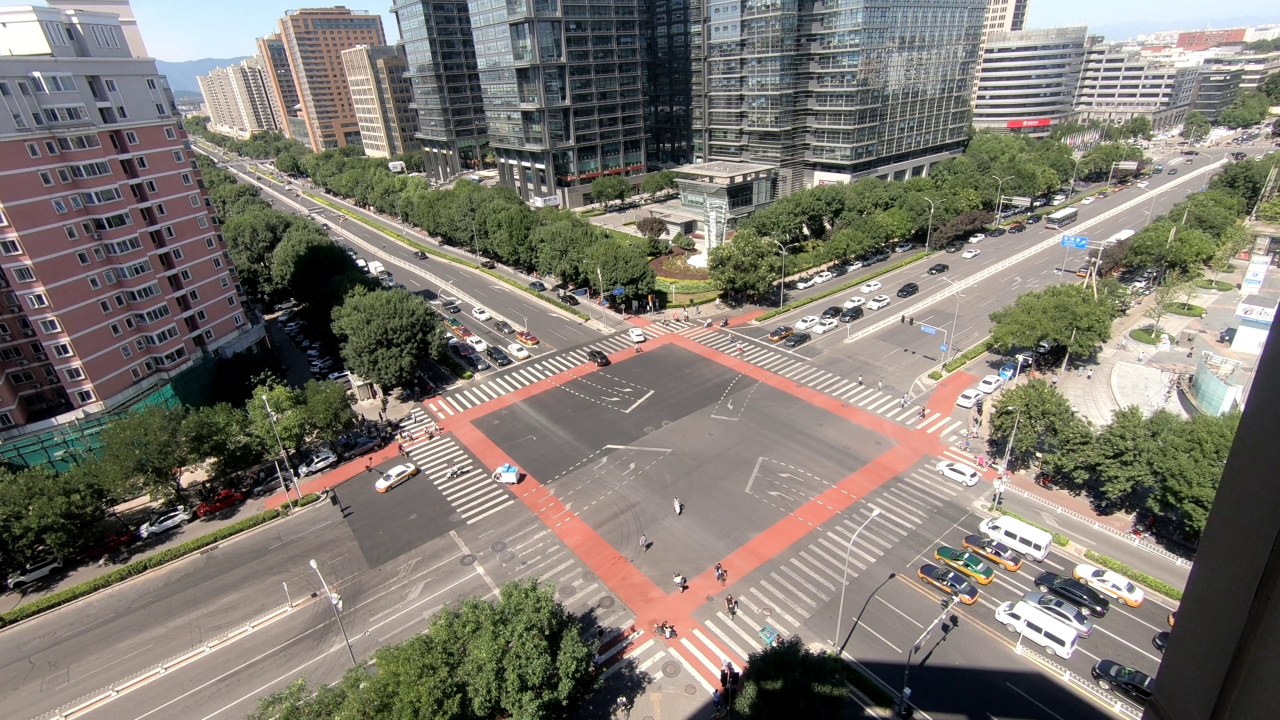
#> input picture pics/test.jpg, 3840 x 2160 px, found by its file name (shown at 1/3 size)
$ python getline.py
#> lines starting #> are read from the running program, lines starting #| are printed output that depends on the picture
import numpy as np
import cv2
import time
import os

ROOT_DIR = os.path.abspath('../find_cross_pattern/')
#sys.path.append(os.path.join(ROOT_DIR,'images/'))
IMG_DIR = os.path.join(ROOT_DIR,'pics\\')
IMG_PATH = os.path.join(IMG_DIR,'test.jpg')

img = cv2.imread(IMG_PATH,1)
#> img is the input picture: shape (2160, 3840, 3); mean B, G, R 112.4, 121, 126.5
gray = cv2.cvtColor(img, cv2.COLOR_BGR2GRAY)
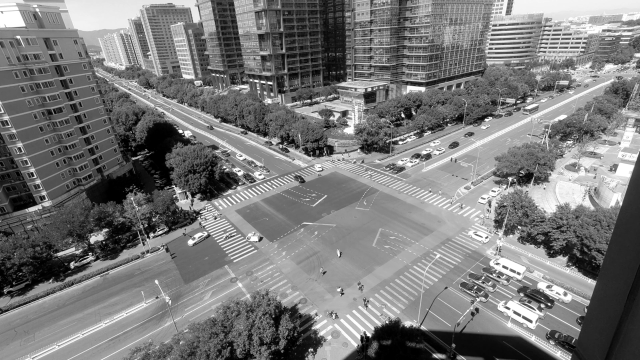
#> gray: shape (2160, 3840) (shown at 1/6 size); min 0, max 255, mean 121.7

blur_bar = 0
th1_bar = 19
th2_bar = 34
hough_bar = 2

blur_max = 30
th1_max = 50
th2_max = 50
hough_max = 10

def do_some_change(x):
#> called with x = 0
    print ('change')

    blur = cv2.getTrackbarPos('blur', 'res') * 2 + 1
    th1 = cv2.getTrackbarPos('th1', 'res') * 10
    th2 = cv2.getTrackbarPos('th2', 'res') * 10
    hough = cv2.getTrackbarPos('hough', 'res') * 50 + 300

    blur_img = cv2.GaussianBlur(gray, (blur, blur), 0)
    canny = cv2.Canny(blur_img, th1, th2)
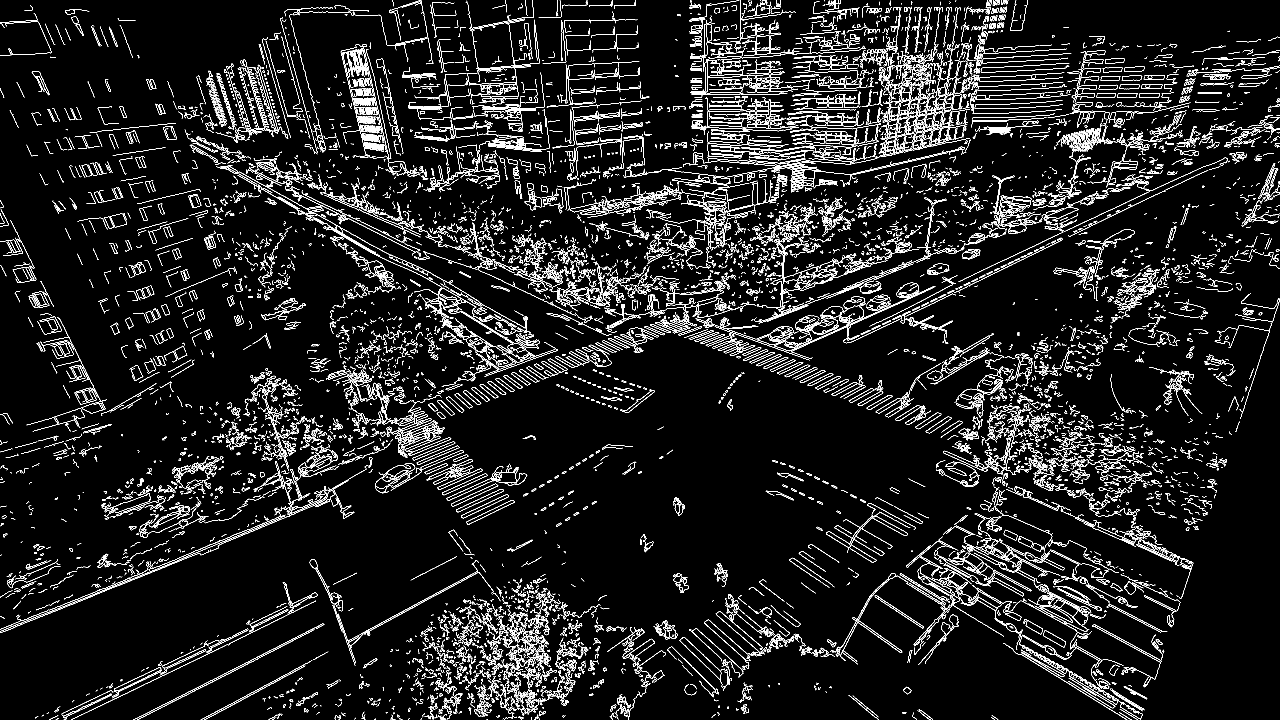
#> canny: shape (2160, 3840) (shown at 1/3 size); 5.4% white in thin lines or dots
    dst = cv2.bitwise_and(img, img, mask=canny)
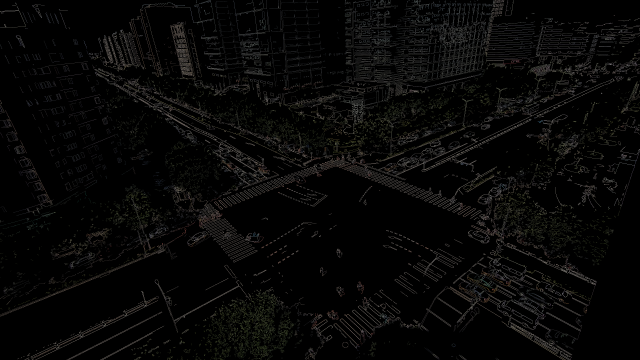
#> dst: shape (2160, 3840, 3) (shown at 1/6 size); mean B, G, R 6.7, 7.3, 7.5

    lines = cv2.HoughLines(canny, 1, np.pi / 180, hough)
#> lines = 376 rows, first 8: [2036, 1.12], [2044, 1.12], [1761, 1.19], [1758, 1.19], [2020, 1.12], [1754, 1.19], [1752, 1.19], [93, 2.09]
    print (lines.shape)
#| (376, 1, 2)
    for line in lines:
        rho, theta = tuple(line[0])
        a = np.cos(theta)
        b = np.sin(theta)
        x0 = a*rho
        y0 = b*rho
        x1 = int(x0 + 4000*(-b))
        y1 = int(y0 + 4000*(a))
        x2 = int(x0 - 4000*(-b))
        y2 = int(y0 - 4000*(a))
        cv2.line(dst, (x1,y1), (x2,y2), (255,0,0), 1)
        cv2.circle(dst, (x0, y0), 3, (0, 0, 255), -1)
#> this loop made 376 passes
#> (rho, theta, a, b, x0, y0, x1, y1) on passes 1 to 3: (2036, 1.12, 0.438, 0.899, 892.5, 1829.9, -2702, 3583), (2044, 1.12, 0.438, 0.899, 896, 1837.1, -2699, 3590), (1761, 1.19, 0.375, 0.927, 659.7, 1632.8, -3049, 3131)
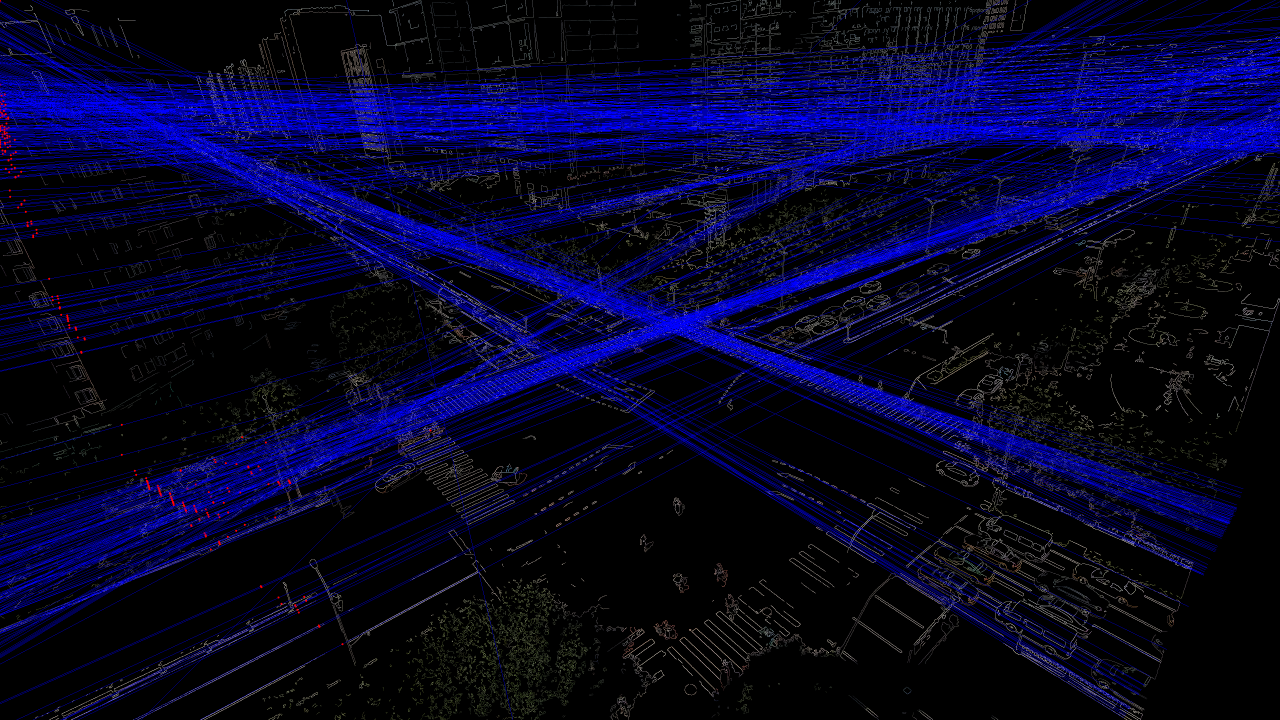
#> dst: shape (2160, 3840, 3) (shown at 1/3 size); mean B, G, R 39.6, 5.5, 5.8

    sacle = 1
    small = cv2.resize(dst, (dst.shape[1] / sacle, dst.shape[0] / sacle), interpolation=cv2.INTER_CUBIC)
    cv2.imshow('res', small)

cv2.namedWindow('res')
cv2.createTrackbar('blur', 'res', blur_bar, blur_max, do_some_change)
cv2.createTrackbar('th1', 'res', th1_bar, th1_max, do_some_change)
cv2.createTrackbar('th2', 'res', th2_bar, th2_max, do_some_change)
cv2.createTrackbar('hough', 'res', hough_bar, hough_max, do_some_change)

do_some_change(0)
while True:
    key = cv2.waitKey(10) & 0xFF
#> (key Esc is pressed here)
    if key == 27:
        break
    elif key == 113 or key == 97:
        tmp = cv2.getTrackbarPos('blur', 'res')
        tmp = tmp + 1 if key == 113 else tmp - 1
        tmp = max(min(tmp, blur_max), 0)
        cv2.setTrackbarPos('blur', 'res', tmp)
    elif key == 119 or key == 115:
        tmp = cv2.getTrackbarPos('th1', 'res')
        tmp = tmp + 1 if key == 119 else tmp - 1
        tmp = max(min(tmp, th1_max), 0)
        cv2.setTrackbarPos('th1', 'res', tmp)
    elif key == 101 or key == 100:
        tmp = cv2.getTrackbarPos('th2', 'res')
        tmp = tmp + 1 if key == 101 else tmp - 1
        tmp = max(min(tmp, th2_max), 0)
        cv2.setTrackbarPos('th2', 'res', tmp)
    elif key == 114 or key == 102:
        tmp = cv2.getTrackbarPos('hough', 'res')
        tmp = tmp + 1 if key == 114 else tmp - 1
        tmp = max(min(tmp, hough_max), 0)
        cv2.setTrackbarPos('hough', 'res', tmp)
    elif key != 255:
        print (key)
cv2.destroyAllWindows()

$ run again, with pics/0905GH030248.mp40.jpg copied over pics/test.jpg
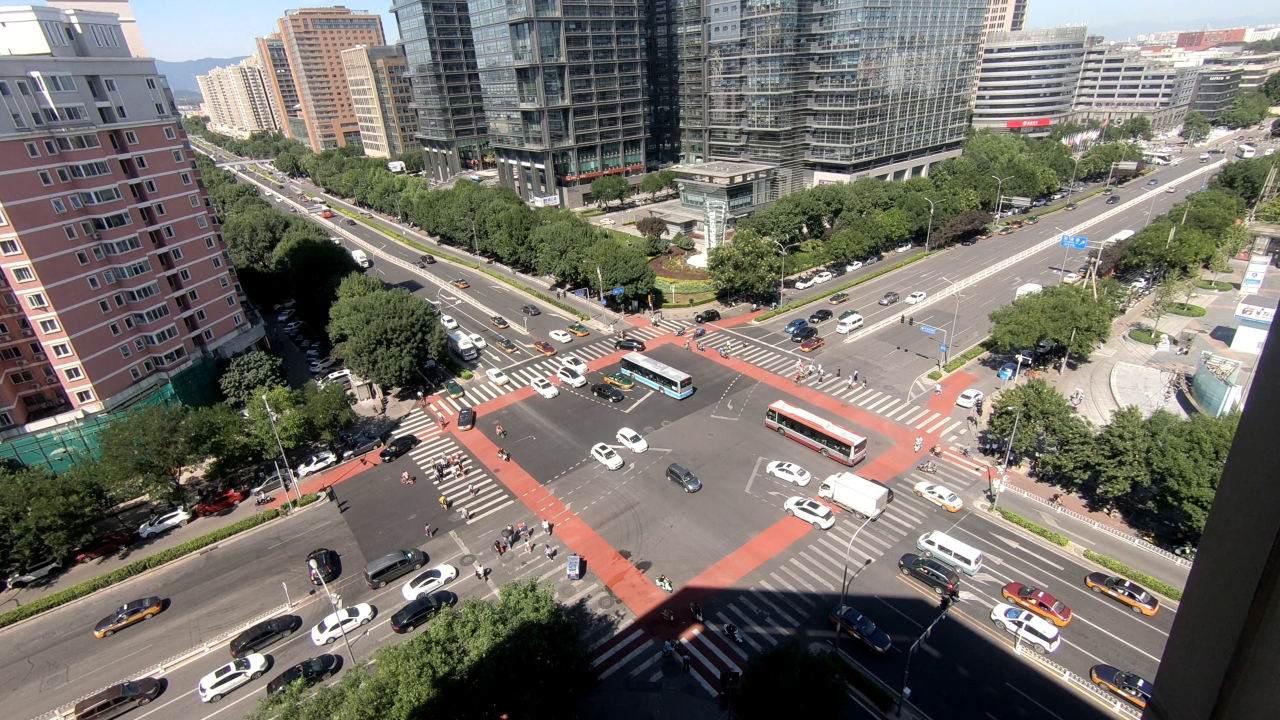
#> input picture pics/0905GH030248.mp40.jpg, 3840 x 2160 px, found by its file name (shown at 1/3 size)
#> img is the input picture: shape (2160, 3840, 3); mean B, G, R 106, 113.4, 118.3
#> in do_some_change, `canny = cv2.Canny(blur_img, th1, th2)`:
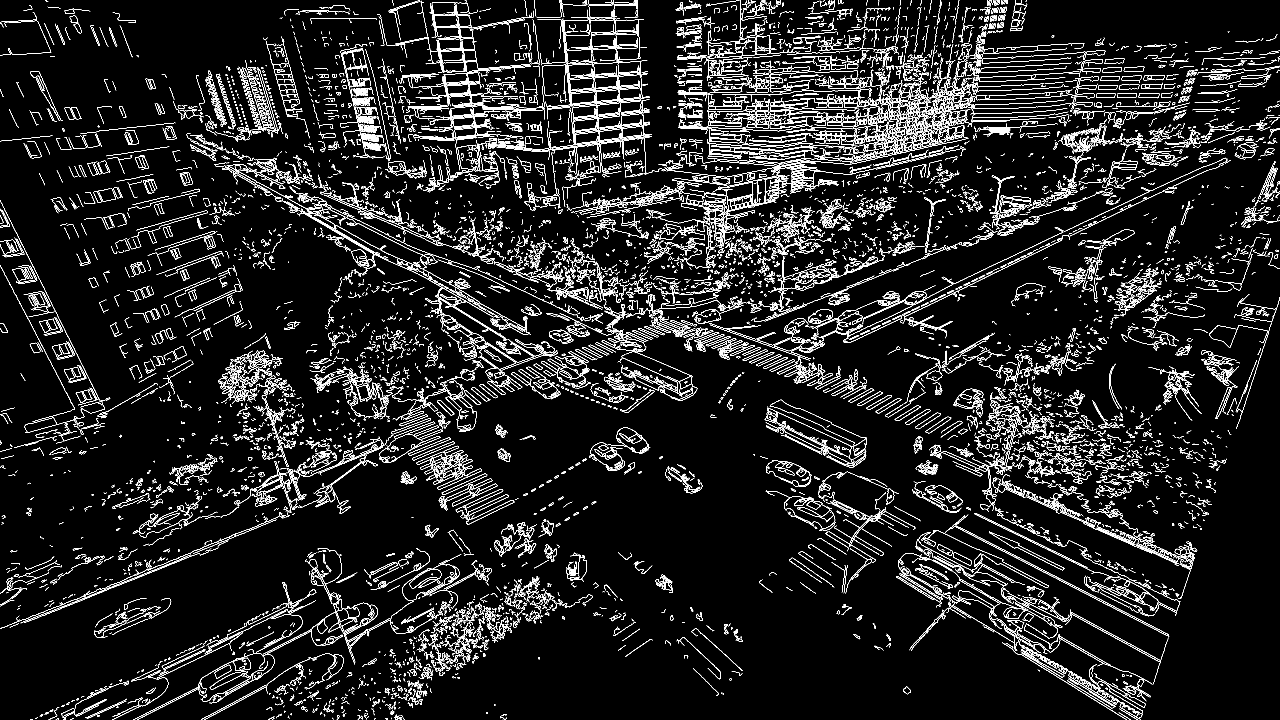
#> canny: shape (2160, 3840) (shown at 1/3 size); 5.8% white in thin lines or dots
#> lines = 832 rows, first 8: [2044, 1.12], [102, 2.08], [2036, 1.12], [84, 2.09], [1761, 1.19], [131, 2.02], [1755, 1.19], [87, 2.11]
#| (832, 1, 2)
#> the loop in do_some_change, `for line in lines:` made 832 passes
#> (rho, theta, a, b, x0, y0, x1, y1) on passes 1 to 3: (2044, 1.12, 0.438, 0.899, 896, 1837.1, -2699, 3590), (102, 2.08, -0.485, 0.875, -49.45, 89.21, -3547, -1850), (2036, 1.12, 0.438, 0.899, 892.5, 1829.9, -2702, 3583)
#> after the loop in do_some_change, `for line in lines:`:
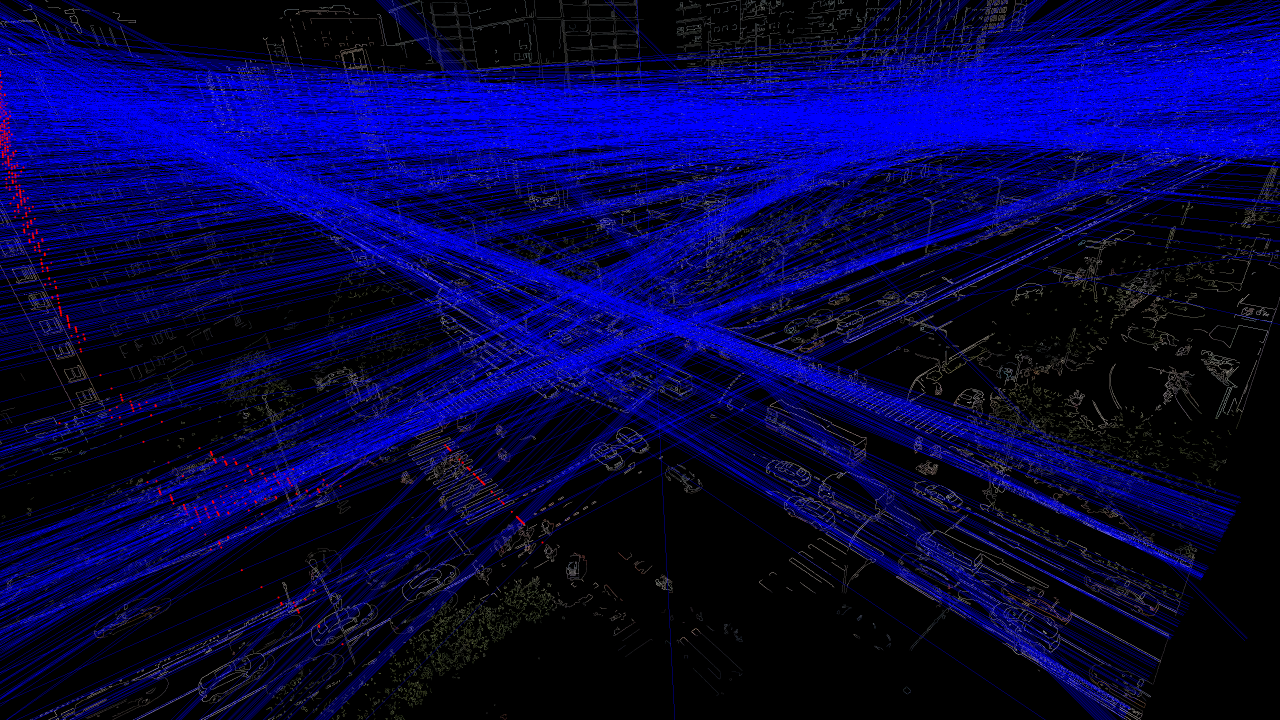
#> dst: shape (2160, 3840, 3) (shown at 1/3 size); mean B, G, R 65.9, 4.5, 5

$ run again, with pics/0905GH040249.mp40.jpg copied over pics/test.jpg
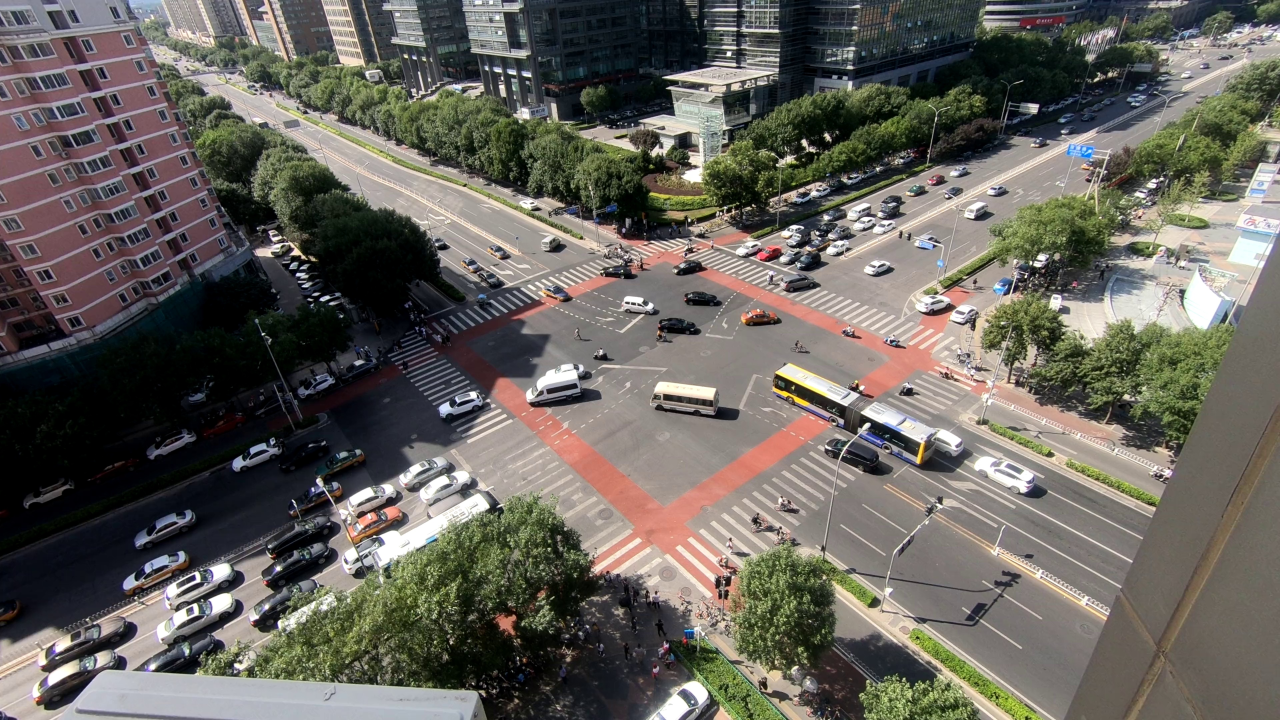
#> input picture pics/0905GH040249.mp40.jpg, 3840 x 2160 px, found by its file name (shown at 1/3 size)
#> img is the input picture: shape (2160, 3840, 3); mean B, G, R 91.9, 98.7, 102.1
#> in do_some_change, `canny = cv2.Canny(blur_img, th1, th2)`:
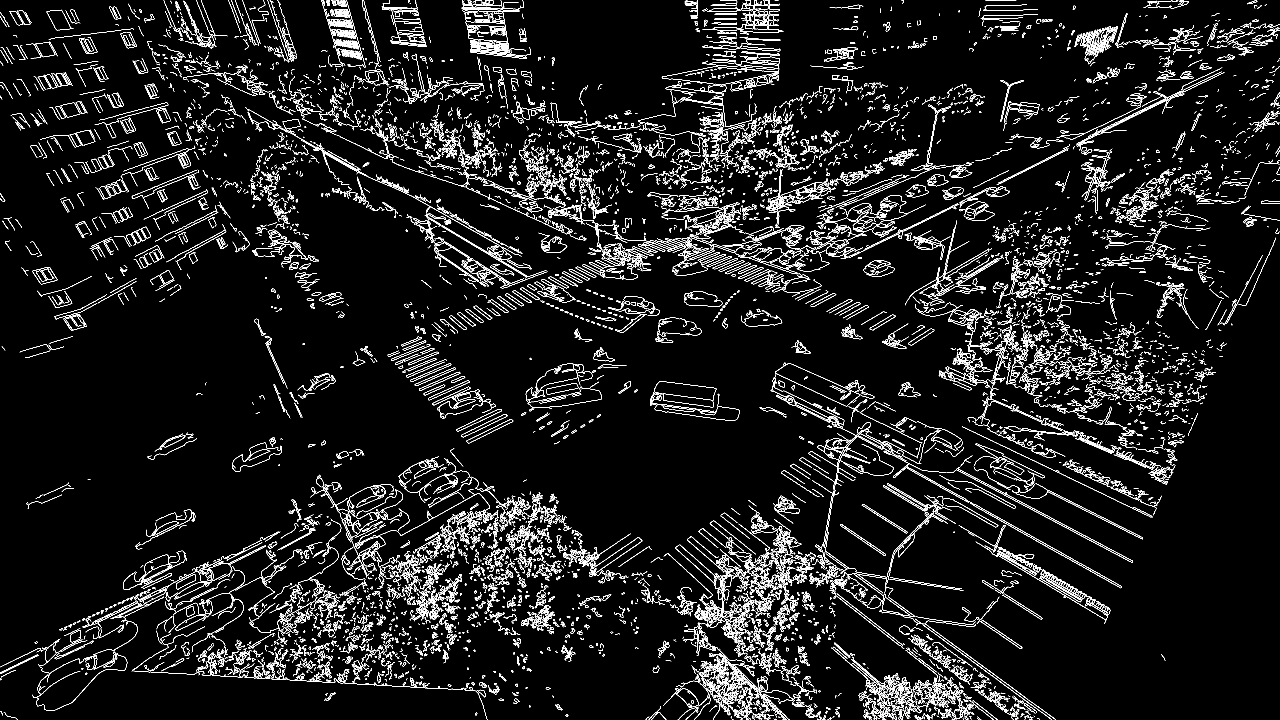
#> canny: shape (2160, 3840) (shown at 1/3 size); 5% white in thin lines or dots
#> lines = 73 rows, first 8: [-114, 2.11], [1798, 1.12], [1808, 1.12], [-104, 2.06], [1802, 1.12], [1804, 1.12], [-94, 2.08], [-141, 2.36]
#| (73, 1, 2)
#> the loop in do_some_change, `for line in lines:` made 73 passes
#> (rho, theta, a, b, x0, y0, x1, y1) on passes 1 to 8: (-114, 2.11, -0.515, 0.857, 58.71, -97.72, -3369, -2157), (1798, 1.12, 0.438, 0.899, 788.2, 1616, -2806, 3369), (1808, 1.12, 0.438, 0.899, 792.6, 1625, -2802, 3378), (-104, 2.06, -0.469, 0.883, 48.83, -91.83, -3482, -1969), (1802, 1.12, 0.438, 0.899, 789.9, 1619.6, -2805, 3373), (1804, 1.12, 0.438, 0.899, 790.8, 1621.4, -2804, 3374), (-94, 2.08, -0.485, 0.875, 45.57, -82.21, -3452, -2021), (-141, 2.36, -0.707, 0.707, 99.7, -99.7, -2728, -2928)
#> after the loop in do_some_change, `for line in lines:`:
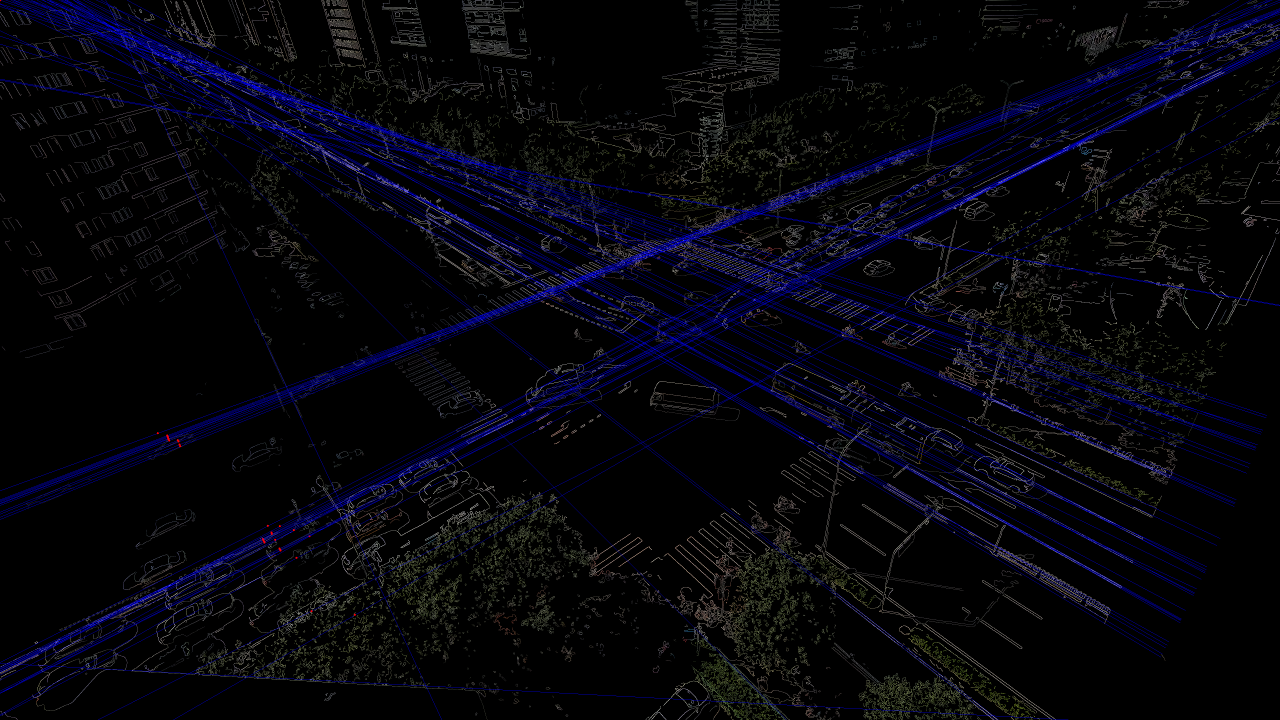
#> dst: shape (2160, 3840, 3) (shown at 1/3 size); mean B, G, R 12.9, 5.9, 5.9
